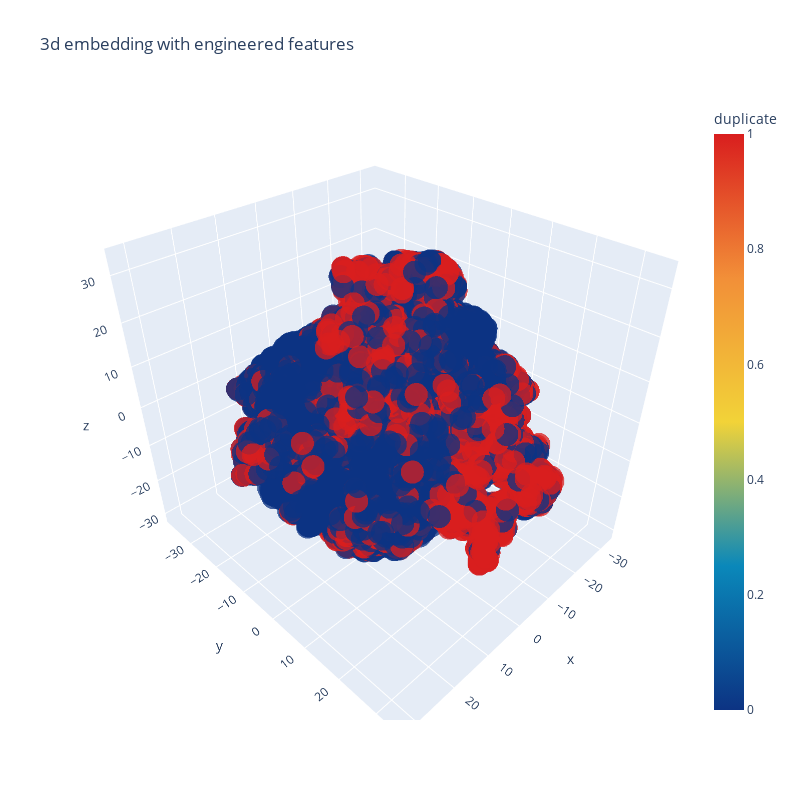

The code cell stored with this chart in its notebook:
### Code cell
import plotly.graph_objs as go
import plotly.tools as tls
import plotly.offline as py
py.init_notebook_mode(connected=True)

trace1 = go.Scatter3d(
    x=tsne3d[:,0],
    y=tsne3d[:,1],
    z=tsne3d[:,2],
    mode='markers',
    marker=dict(
        sizemode='diameter',
        color = y,
        colorscale = 'Portland',
        colorbar = dict(title = 'duplicate'),
        line=dict(color='rgb(255, 255, 255)'),
        opacity=0.75
    )
)

data=[trace1]
layout=dict(height=800, width=800, title='3d embedding with engineered features')
fig=dict(data=data, layout=layout)
py.iplot(fig, filename='3DBubble')

### Figure 1 — Plotly figure (JSON) as saved in the notebook; plotly's stock layout.template omitted (floating-point values rounded to 4 significant figures; data arrays with more than 128 entries replaced by an {"elided": "..."} marker saying what was removed)
{"data": [{"marker": {"color": {"elided": "30000 int values"}, "colorbar": {"title": {"text": "duplicate"}}, "colorscale": [[0, "rgb(12,51,131)"], [0.25, "rgb(10,136,186)"], [0.5, "rgb(242,211,56)"], [0.75, "rgb(242,143,56)"], [1, "rgb(217,30,30)"]], "line": {"color": "rgb(255, 255, 255)"}, "opacity": 0.75, "sizemode": "diameter"}, "mode": "markers", "type": "scatter3d", "x": {"elided": "30000 float values"}, "y": {"elided": "30000 float values"}, "z": {"elided": "30000 float values"}}], "layout": {"height": 800, "title": {"text": "3d embedding with engineered features"}, "width": 800}}
